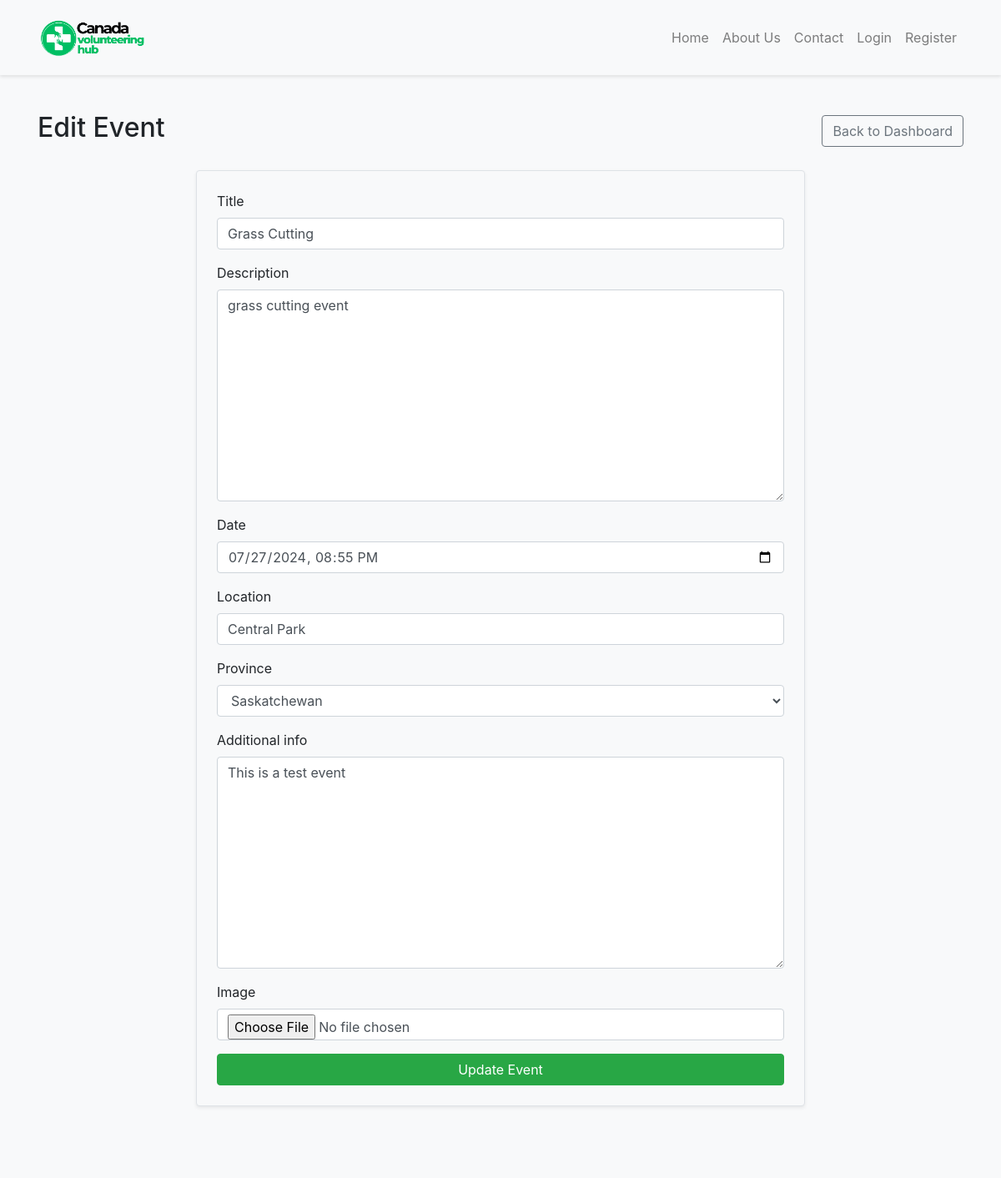
Page /dashboard/organization/edit-event/4/ (upper part) on the earlier database version.
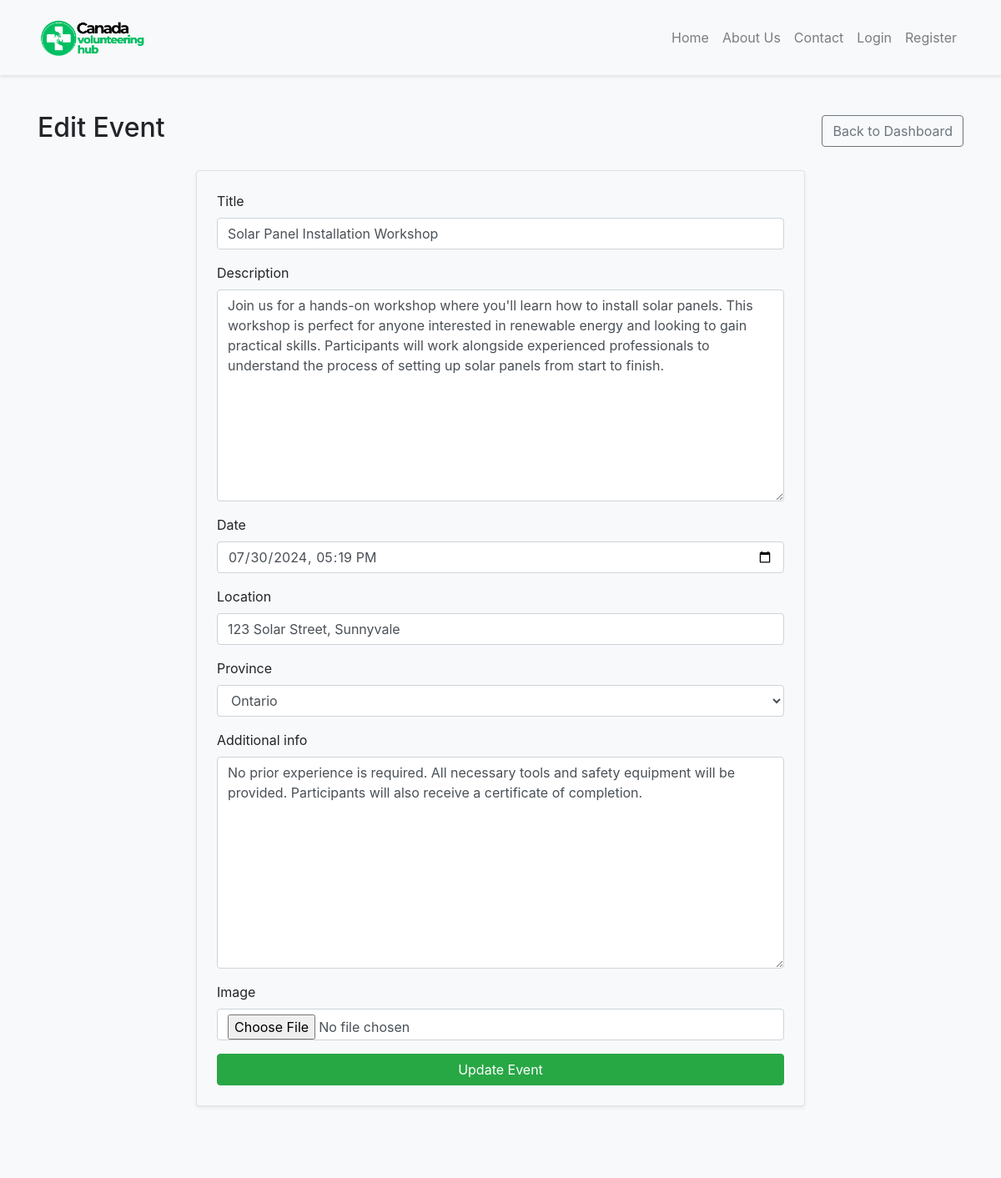
Same page on the later database version.
### main/models.py (models this page shows, shortened)
class VolunteerOpportunity(models.Model):
    PROVINCE_CHOICES = (
        ('AB', 'Alberta'),
        ('BC', 'British Columbia'),
        ('MB', 'Manitoba'),
        ('NB', 'New Brunswick'),
        ('NL', 'Newfoundland and Labrador'),
        ('NS', 'Nova Scotia'),
        ('ON', 'Ontario'),
        ('PE', 'Prince Edward Island'),
        ('QC', 'Quebec'),
        ('SK', 'Saskatchewan'),
        ('NT', 'Northwest Territories'),
        ('NU', 'Nunavut'),
        ('YT', 'Yukon'),
    )
    title = models.CharField(max_length=200)
    description = models.TextField()
    date = models.DateTimeField()
    location = models.CharField(max_length=200)
    province = models.CharField(max_length=2, choices=PROVINCE_CHOICES, default='ON')
    additional_info = models.TextField(blank=True, null=True)
    image = models.ImageField(upload_to='opportunity_images/', blank=True, null=True)
    organization = models.ForeignKey(Organization, on_delete=models.CASCADE)
    participants = models.ManyToManyField(User, related_name='participated_opportunities')

### main/views.py (the view)
# urls.py: path('dashboard/organization/edit-event/<int:pk>/', views.EditEventView.as_view(), name='edit_event'),
class EditEventView(UpdateView):
    model = VolunteerOpportunity
    fields = ['title', 'description', 'date', 'location', 'province', 'additional_info', 'image']
    template_name = 'main/edit_event.html'
    success_url = reverse_lazy('organization_dashboard')
    def get_form(self, form_class=None):
        form = super().get_form(form_class)
        form.fields['date'].widget = forms.DateTimeInput(attrs={'type': 'datetime-local'}, format='%Y-%m-%dT%H:%M')
        form.fields['date'].input_formats = ('%Y-%m-%dT%H:%M',)
        return form

### main/templates/main/edit_event.html (shortened to what this page needs)
{% extends 'main/base.html' %}
{% load widget_tweaks %}
{% block content %}
<div class="container">
    <div class="d-flex justify-content-between align-items-center mb-4">
        <h2>Edit Event</h2>
        <a href="{% url 'organization_dashboard' %}" class="btn btn-outline-secondary">Back to Dashboard</a>
    </div>
    <div class="row justify-content-center">
        <div class="col-md-8">
            <form method="post" enctype="multipart/form-data" class="p-4 border rounded shadow-sm bg-light">
                {% for field in form %}
                <div class="form-group">
                    <label for="{{ field.id_for_label }}">{{ field.label }}</label>
                    {% render_field field class+="form-control" %}
                </div>
                {% endfor %}
                <button type="submit" class="btn btn-success btn-block">Update Event</button>
            </form>
        </div>
    </div>
</div>
{% endblock %}

Differences in the rows shown:
changed VolunteerOpportunity: title "Grass Cutting" → "Solar Panel Installation Workshop"; description "grass cutting event" → "Join us for a hands-on workshop where you'll learn how to install solar panels. This workshop is perfect for anyone interested in renewable energy and looking to gain practical skills. Participants will work alongside experienced professionals to understand the process of setting up solar panels from start to finish."; date "07/27/2024 20:55" → "07/30/2024 17:19"; location "Central Park" → "123 Solar Street, Sunnyvale"; province "Saskatchewan" → "Ontario"; additional_info "This is a test event" → "No prior experience is required. All necessary tools and safety equipment will be provided. Participants will also receive a certificate of completion."
